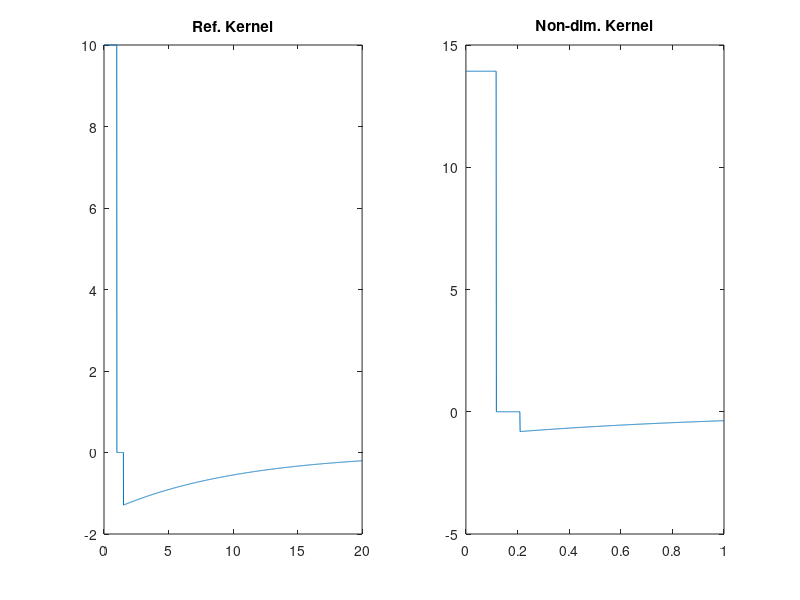

Source code (MATLAB): (Note: this script raises an error after producing the figure.)
%% Non-dimensionalized Neuronal Dynamical System %%
clc
clear
close all

%% System Constants and Parameters
nL = 2048;      % # Neurons in LGN

%% Learning Data
% TBD

%% Retina Structure Parameters
%{
Ret = {};       % Retina Data Structure
% centroid_RGC = mean(Ret.nx); dist_center_to_all = pdist2(Ret.nx, centroid_RGC); gaussian_val = 6*exp(-(dist_center_to_all)/10);

Ret.v_reset = 0 + 0.1*randn(nR,1).^2;     %Noise on activity field

% Spatial Parameters
sqR = 28; Ret.nx = sqR*rand(nR,2); Ret.D = squareform(pdist(Ret.nx)); %Distance matrix

% Adjacency kernel
Ret.ri = 3; Ret.ro = 6.0; Ret.lam = 10; %Inner/outer radius & decay char. length of kernel
Ret.ai = 30; Ret.ao = 10;               %Excitation & inhibition amplitude
Ret.S = Ret.ai*(Ret.D < Ret.ri)- Ret.ao*(Ret.D > Ret.ro).*exp(-Ret.D / Ret.lam); 
Ret.S = Ret.S - diag(diag(Ret.S));      %Adjacency matrix between Neurons in Retina

% Dynamics Parameters
Ret.tau_v = 1; 
Ret.tau_th = 30; Ret.th_plus = 9; Ret.v_th = 1;

% Initializations of I.C.:
Ret.v  = 0*ones(nR,1); Ret.u  = 0*ones(nR,1); Ret.th  = ones(nR,1);
Ret.H = sparse(zeros(nR,1)); %"spikeMat"
Ret.htmp = zeros(nR,1); %Heatmap # of times each neuron spikes
%}

%% LGN (L2) Structure Parameters
loop_count = 1
data = []
for Q = 1:loop_count
tic
LGN = {};       % LGN Data Structure
LGN.v_reset = 0 + 0.1*randn(nL,1).^2;     %Noise on activity field

% Spatial Parameters
%% sql is the dimensions of the aquare the neural net exists in.
%% LGN.nx creates the positions of all the neurons
%% LGN D gives the distance between each neuron and all the other neurons in the network.
sqL = 20; LGN.nx = sqL*rand(nL,2); LGN.D = squareform(pdist(LGN.nx)); %Distance matrix
disp('dimensions of LGN.x')
disp(ndims(LGN.nx))
disp(LGN.nx)
% Adjacency kernel
LGN.ri = 1.0; LGN.ro = 1.5; LGN.lam = 10; %Inner/outer radius & decay char. length of kernel
LGN.ai = 10; LGN.ao = 1.5;               %Excitation & inhibition amplitude
LGN.S = LGN.ai*(LGN.D < LGN.ri)- LGN.ao*(LGN.D > 2*LGN.ro).*exp(-LGN.D / LGN.lam); 
%%diag(diag(LGN.S)) is there to subrtract away the diagonal of the S matrix, since it should be 0
%% (A neuron cannot interact with itself.)
LGN.S = LGN.S - diag(diag(LGN.S));      %Adjacency matrix between Neurons in Retina

% Dynamics Parameters
LGN.tau_v = 1; 
LGN.tau_th = 2; LGN.th_plus = 2; LGN.v_th = 5;

% Initializations of I.C.:
%%initializes the activation of the LGN neurons
%%initializes the input energy of the neurons (the amount of activation they feel from other neurons)
%%initializes the firing threshold of the neurons
LGN.v  = 0*ones(nL,1); LGN.fb  = 0*ones(nL,1); LGN.th  = ones(nL,1);
%% creates a vector to track which neurons are firing or not. 
LGN.H = sparse(zeros(nL,1)); %"spikeMat"
LGN.htmp = zeros(nL,1); %Heatmap # of times each neuron spikes

%% Nondimensional Parameters
% Reference variables
Vt = LGN.ao; Tt = LGN.tau_v; Lt = sqL;


% Non-dimensional groups
%%Mixed
% 
a = 2*rand()
b = rand()*2.2 + .3
c = abs(randn()+.2)
d_1 = (0:.2:1);
d_2 = (1 :.5 : 5);
d_12 = [d_1,d_2];
d = randsample(d_12,1)+.1*rand(1)
e = rand()*2 + .5
f = rand()*2 + .5
g = rand()*1.5+ 1 * f
h = rand()*1.9 + 1


piTV_plus = a*LGN.th_plus * Tt / Vt
%%Temporal
piT_th =  b*Tt / LGN.tau_th 

%%Activation
piV_th = c*LGN.v_th / Vt
piV_reset = d*LGN.v_reset / Vt;
piV_ai = e*LGN.ai / Vt
%%Topolgical
piL_ri = f*LGN.ri / Lt
piL_ro = g*LGN.ro / Lt
piL_lam = h*LGN.lam / Lt

% Non-dimensional Spatial Adjacency matrix
LGN.nxs = LGN.nx / Lt;
LGN.Ds = squareform(pdist( LGN.nxs));      %Non-dimensional distance matrix
LGN.Ss = piV_ai *(LGN.Ds < piL_ri)- (LGN.Ds > piL_ro).*exp(-LGN.Ds / piL_lam); 
LGN.Ss = LGN.Ss - diag(diag(LGN.Ss));      %Adjacency matrix between Neurons in Retina

% Reference Kernel vs. Non-dimensional Kernel
figure

subplot(1,2,1), plot([0:0.01:sqL], LGN.ai*([0:0.01:sqL] < LGN.ri)- LGN.ao*([0:0.01:sqL] > LGN.ro).*exp(-[0:0.01:sqL] / LGN.lam)),xlim([0,sqL]), title('Ref. Kernel')
subplot(1,2,2), plot([0:0.001:1],piV_ai *([0:0.001:1] < piL_ri)- ([0:0.001:1] > piL_ro).*exp(-[0:0.001:1] / piL_lam)), title('Non-dim. Kernel')

LGN.vs = 0*ones(nL,1)/Vt; LGN.fbs = 0*ones(nL,1)/Vt; LGN.ths = ones(nL,1)/Vt;
LGN.Hs = sparse(zeros(nL,1)); LGN.htmps = zeros(nL,1);

%% Time loop settings & Initialization
% disp('LGN-, LGN-, V1-densities (#neurons/area):'), disp(num2str([nL/sqL^2; nL/sqL^2; nV/sqV^2]))
%% end is the how long the SNN runs for
%% dt is the time step that's used (i think)
%% tint is the time to the end as an interval
%% and ts is the start time of the network
Tend = 1e3; dt = 0.1; tint = 0:Tend/1; ts = 0;
fnoise = 10*randn(nL,1*length(tint)); % Pre-generate noise
% fnoise = X_input;
% fnoiseI = interp1(tint',fnoise',[0:dt:Tend]','linear')';

%%Creates two matricies each for activation, ?????????????, and firing threshold. 
%% each matrix pair represents either the dimensional version or the dimensionless version.
Xv = zeros(nL,tint(end)); Xvs = zeros(nL,tint(end)); %Snapshot matrix v
Xu = zeros(nL,tint(end)); Xus = zeros(nL,tint(end)); %Snapshot matrix u
Xth = zeros(nL,tint(end)); Xths = zeros(nL,tint(end)); %Snapshot matrix th

fireL = []; fireRs = [];
firedMat = cell(1,length(tint)); firedMats = cell(1,length(tint)); 
tic
%Zack Code Start:
LGN.old_Hs = zeros(nL,1)
avg_wave_size = 0
avg_wave_size_volatility = 0
wave_distributivity = 0
wave_distributivity_vec = zeros(nL,1)
avg_wave_neuron_flux = 0

old_wave_id = zeros(nL,1)
%:Zack Code End


%% creates a for loop that takes time step of dt. 
for tt = 0:dt:Tend-dt
    disp("tt")
    disp(tt)
    LGN.eta = fnoise(:,round(tt+1)); 
%     LGN.eta = X_input(:,round(tt/5)+1);
    LGN.etas = fnoise(:,round(tt+1)) / Vt; 
    
    % Solve Wave Dynamical System in Retina
    %% Finds which neurons can feel the other firing neurons
    %% and how they're effected
    LGN.fb = LGN.S*LGN.H;
    %% Solve the differential equation for voltage
    LGN.v  = RK4(@(v) 1/LGN.tau_v*(-v + LGN.fb + LGN.eta),    dt,LGN.v);
    %% Solve the differential equation for the firing threshold.
    LGN.th = RK4(@(th)(1/LGN.tau_th*(LGN.v_th-th).*(1-LGN.H) + LGN.th_plus*LGN.H),    dt,LGN.th);
    
    % Discontinuous Update rule
    %%No fire L is a vector of all the indicis 
    %% of the currently firing neurons.
    fireL = find(LGN.v >= LGN.th); tmpR = LGN.v;
%{
    % Determine winner(s) of the firing neurons
    [winf, maxIndf] = maxk(LGN.v(fireL),length(fireL));
    LGN.y = sparse(zeros(nL,1));
    LGN.y(fireL(maxIndf)) = LGN.v(fireL(maxIndf))/max([winf; eps]);
%}    
    %%Sets the value of the firing neurons to the reset voltage
    LGN.v(fireL) = LGN.v_reset(fireL);
    %% Resets LGN.H
    LGN.H = sparse(zeros(nL,1));
    %% ): no clue here bud
    LGN.H(fireL,1) = ones(length(fireL),1);

    % NON-DIMENSIONALIZED Wave DS
    LGN.fbs = LGN.Ss*LGN.Hs;
    LGN.vs  = RK4(@(vs) (-vs + LGN.fbs + LGN.etas),    dt, LGN.vs);
    LGN.ths = RK4(@(ths)(piT_th *(piV_th -ths).*(1-LGN.Hs) + piTV_plus *LGN.Hs),    dt/Tt, LGN.ths);
    
    % NON-DIMENSIONALIZED Update rule
    fireRs = find(LGN.vs >= LGN.ths); tmpRs = LGN.vs;
    
%{
    % Determine winner(s) of the firing neurons
    [winf, maxIndf] = maxk(LGN.vs(fireRs),length(fireRs));
    LGN.ys = sparse(zeros(nL,1));
    LGN.ys(fireRs(maxIndf)) = LGN.vs(fireRs(maxIndf))/max([winf; eps]);
%}    
    LGN.vs(fireRs) = piV_reset(fireRs);
    LGN.Hs = zeros(nL,1);
    LGN.Hs(fireRs,1) = ones(length(fireRs),1);
%     disp('LGN.Hs')
%     disp(LGN.Hs)
    if tt == 40
        
    end
    %_% Zack Code Begin: 
%     disp('dimensions of LGN.nx')
%     disp(ndims(LGN.nx))
%     disp(size(LGN.nx))
%     disp('dimensions of LGN.nx(fireRS)')
%     disp(size(LGN.nxs(fireRs,:)))
%     disp(size(LGN.nxs(fireRs,:)))
%     disp('LGN.nxs(fireRs,:)')
%     disp(LGN.nxs(fireRs,:))
    
    if size(LGN.nxs(fireRs,:)) == size([1,2])
        position = LGN.nxs(fireRs,:)
    else
        position = mean(LGN.nxs(fireRs,:));
    end
    
%     disp('dimensions of position')
%     disp(ndims(position))
%     disp(size(position))
%     disp('position')
%     disp(position)
    disp('size(position)')
    disp(size(position))
    disp('position')
    disp(position)
    if tt == 0
        position_list = zeros(1,2);
    else
        position_list = [position_list; position];
    end 
    
    if mod(tt,1) == 0
        Xv(:,ts+1) = tmpR; Xu(:,ts+1) = LGN.fb; Xth(:,ts+1) = LGN.th;
        Xvs(:,ts+1) = tmpRs; Xus(:,ts+1) = LGN.fbs; Xths(:,ts+1) = LGN.ths;
        firedMat{ts+1} = fireL; firedMats{ts+1} = fireRs; 
        ts = ts+1;
        LGN.htmp(fireL) = LGN.htmp(fireL)+1; LGN.htmps(fireRs) = LGN.htmps(fireRs)+1;
    end
    
    
    
    %start Zack Code
    if true
        %get the total wave_size
        avg_wave_size = avg_wave_size + sum(LGN.Hs)/nL;
        if tt ~= 0
            if sum(LGN.old_Hs) ~= 0 
            %get the total wave volatility
            avg_wave_size_volatility = avg_wave_size_volatility + (abs(sum(LGN.Hs) - sum(LGN.old_Hs)))/(sum(LGN.old_Hs));
            %making sure LGN.Hs is not 0.
            end 
            if ~sum(LGN.Hs) == 0
                %get the total neuron flux
                avg_wave_neuron_flux = avg_wave_neuron_flux + abs(sum(abs(LGN.Hs - LGN.old_Hs)) - abs(sum(LGN.Hs)-sum(LGN.old_Hs)) ) / sum(LGN.Hs) ;
            end
        end
        %get a distribution of where neurons fire
        wave_distributivity_vec = wave_distributivity_vec + LGN.Hs;

%         if wave_continuity_implementation == true
%             wave_ID = wave_continuity(LGN.Hs, LGN.Ss, ID_old, ID_taken)
% 
%             ID_list = unique(wave_ID)
%             avg_wave_count = avg_wave_count + numel(unique(wave_ID))
%             for jj = 1:numel(unique(wave_ID))
%                 ID = ID_list(jj) 
                

       
    end 
    %New Wave Continuity
%     if tt == 200
%         try
%         ID_old = zeros(1,nL);
%         ID_taken = zeros(1,nL)
%         [wave_ID_list] = wave_continuity_2(LGN.Hs,LGN.Ss, ID_old,ID_taken)
%         disp('wave_ID_list')
%         disp(wave_ID_list)
%         disp('list of IDs')
%         disp(unique(wave_ID_list))
%         disp('size of each wave:')
%         disp(histc(wave_ID_list , unique(wave_ID_list)))
%         input('halt')
%         catch EE
%             disp(EE)
%             input('Halt, something failed lets go see what it was')
%             
%         end 
%     end
    %WAVE CONTINUITY:
    
%     if tt == 200
%     wave_id = zeros(nL,1);
%     id_counter = 0;
%     for neuron = 1:nL;
%         disp(sprintf('neuron: %d', neuron))
%         if LGN.Hs(neuron) == 1;
% 
%             if wave_id(neuron) == 0;
%                 id_counter = id_counter + 1;
%                 recursion_depth = 0;
%                 disp(sprintf('into the function: ID = %d' , id_counter))
%                 wave_id = wave_continuity(neuron, wave_id, old_wave_id,LGN.Ss, LGN.Hs,id_counter,recursion_depth);
%             else
%                 disp('neuron already had an id')
%             end
%         else
%             disp('neuron not firing')
%         end
%     end
%     disp('number of neurons in wave 1:')
%     disp(sum(wave_id(:)==1))
%     disp('number of neurons in wave 2:')
%     disp(sum(wave_id(:)==2))
%     disp('number of neurons in wave 3:')
%     disp(sum(wave_id(:)==3))
%     
%         gg = input('Halt');
%         old_wave_id = wave_id;
LGN.old_Hs = LGN.Hs;
    end
    %set old_Hs
    
    %set old_wave_id
    %:zack code end

toc
disp('Spatio-temp wave computed') 
%Zack Code Start:
%average things
avg_wave_size = avg_wave_size / (Tend/dt -1);
avg_wave_volatility = avg_wave_size_volatility / (Tend / dt - 2); 
avg_wave_neuron_flux = avg_wave_neuron_flux / (Tend / dt - 2);
%find the variance
wave_distributivity = var(wave_distributivity_vec);
%display results

%% Save These Variables
%What fraction of the total neurons are currently firing
avg_wave_size

%How much bigger or smaller (by number of neurons) is the new wave, 
%then it was 1 timestep Prior?
avg_wave_volatility

% What fraction of newly firing neurons (adjusting for raw change in size)
% weren't firing previously? An approximation for the velocity of the wave. 
avg_wave_neuron_flux

% How unbiased was the wave in its position?
% High wave distributivity means the wave favored firing on the same
% neurons regularly. Low distributivity means its position was more evenly
% spread out.
wave_distributivity


data_temp = [a;b;c;d;e;f;g;h; avg_wave_size;avg_wave_volatility;avg_wave_neuron_flux;mod(wave_distributivity,10);floor(log10(wave_distributivity))]
data = [data, data_temp]
toc
end
wave_data = data
save('wave_data')








%:Zack Code ENd% 
%figure(2),scatter(LGN.nx(:,1),LGN.nx(:,2),[],LGN.htmp(:,end),'filled'), colorbar, title('Heat map - Retina Wave'), axis ij image 
% figure(3),scatter(LGN.nxs(:,1),LGN.nxs(:,2),[],LGN.htmps(:,end),'filled'), colorbar, title('Heat map - Non-dim. Retina Wave'), axis ij image 
% 
% figure(4),subplot(1,3,1),plot(tint(1:end-1),Xv(1:40:end,:),'-o');                          title('LGN.v')
%         subplot(1,3,2),plot(tint(1:end-1),Xu(1:40:end,:),'-o');                            title('LGN.fb')
%         subplot(1,3,3),plot(tint(1:end-1),Xth(1:40:end,:),'-o');                           title('LGN.th')
%         
% figure(5),subplot(1,3,1),plot(tint(1:end-1),Xvs(1:40:end,:),'-o');                          title('Non-dim LGN.vs')
%         subplot(1,3,2),plot(tint(1:end-1),Xus(1:40:end,:),'-o');                            title('Non-dim LGN.fbs')
%         subplot(1,3,3),plot(tint(1:end-1),Xths(1:40:end,:),'-o');                           title('Non-dim LGN.ths')
% 
%% Visualization of Wave
% end 
% halt = true
% for ii = 1:4:length(tint)-1
%     if ii > 200
%         if halt == true
%            input('halt')
%            halt = false
%         end 
%     end
%     f = figure(7); 
%     f.Position(1:4) = [0 0 1600 800];
% subplot(1,2,1), title(['Non-dim. Wave t = ' num2str(ii)]), axis ij image, hold on,
%     scatter(LGN.nxs(:,1),LGN.nxs(:,2),'k','filled'); scatter(position_list(4*ii,1),position_list(4*ii,2),'r','filled');
%     subplot(1,2,2), title(['Non-dim. Wave t = ' num2str(ii)]), axis ij image, hold on,
%     scatter(LGN.nxs(:,1),LGN.nxs(:,2),'k','filled'); scatter(LGN.nxs(firedMats{ii},1),LGN.nxs(firedMats{ii},2),'r','filled');
%                                              
% %        
% % %           gifname2='wave_VS_nondim_wave.gif'; frame = getframe(gcf);  im = frame2im(frame);  [imind,cm] = rgb2ind(im,256);
% % % 
% % %            Write to the GIF File 
% % %           if ii==1
% % %               imwrite(imind,cm,gifname2,'gif','DelayTime',0.1,'Loopcount',Inf); 
% % %           else 
% % %               imwrite(imind,cm,gifname2,'gif','DelayTime',0.1,'WriteMode','append'); 
% % %           end 
% %     
% end
% 
% }
